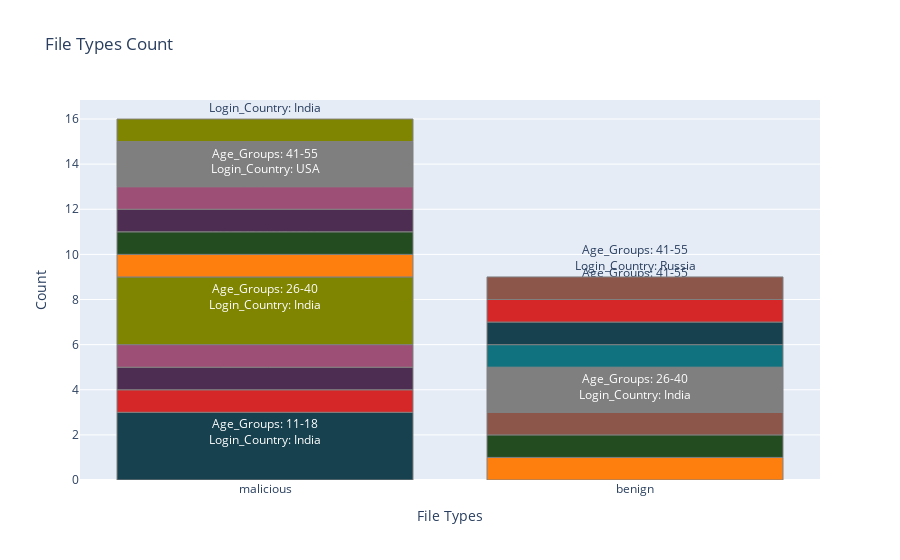

Notebook source saved alongside this figure:
### Code cell
plot(grouped_data,inputted_cols)

### Figure 1 — Plotly figure (JSON) as saved in the notebook; plotly's stock layout.template omitted (floating-point values rounded to 4 significant figures)
{"data": [{"hovertemplate": "%{text}<br>File type: %{x}<br>Count: %{y}<extra></extra>", "marker": {"color": ["#17414f", "#ff7f0e", "#234d20", "#d62728", "#4e2d53", "#8c564b", "#9d4f76", "#7f7f7f", "#7f8500", "#11727f", "#17414f", "#ff7f0e", "#234d20", "#d62728", "#4e2d53", "#8c564b", "#9d4f76", "#7f7f7f", "#7f8500"], "line": {"color": "gray", "width": 1}}, "text": ["Age_Groups: 11-18<br>Login_Country: India", "Age_Groups: 11-18<br>Login_Country: UK", "Age_Groups: 11-18<br>Login_Country: USA", "Age_Groups: 19-25<br>Login_Country: India", "Age_Groups: 19-25<br>Login_Country: Russia", "Age_Groups: 19-25<br>Login_Country: USA", "Age_Groups: 26-40<br>Login_Country: Australia", "Age_Groups: 26-40<br>Login_Country: India", "Age_Groups: 26-40<br>Login_Country: India", "Age_Groups: 26-40<br>Login_Country: UK", "Age_Groups: 26-40<br>Login_Country: USA", "Age_Groups: 26-40<br>Login_Country: USA", "Age_Groups: 41-55<br>Login_Country: Germany", "Age_Groups: 41-55<br>Login_Country: India", "Age_Groups: 41-55<br>Login_Country: Pakistan", "Age_Groups: 41-55<br>Login_Country: Russia", "Age_Groups: 41-55<br>Login_Country: UK", "Age_Groups: 41-55<br>Login_Country: USA", "Age_Groups: 56-75<br>Login_Country: India"], "type": "bar", "x": ["malicious", "benign", "benign", "malicious", "malicious", "benign", "malicious", "benign", "malicious", "benign", "benign", "malicious", "malicious", "benign", "malicious", "benign", "malicious", "malicious", "malicious"], "y": [3, 1, 1, 1, 1, 1, 1, 2, 3, 1, 1, 1, 1, 1, 1, 1, 1, 2, 1]}], "layout": {"title": {"text": "File Types Count"}, "xaxis": {"title": {"text": "File Types"}}, "yaxis": {"title": {"text": "Count"}}}}
